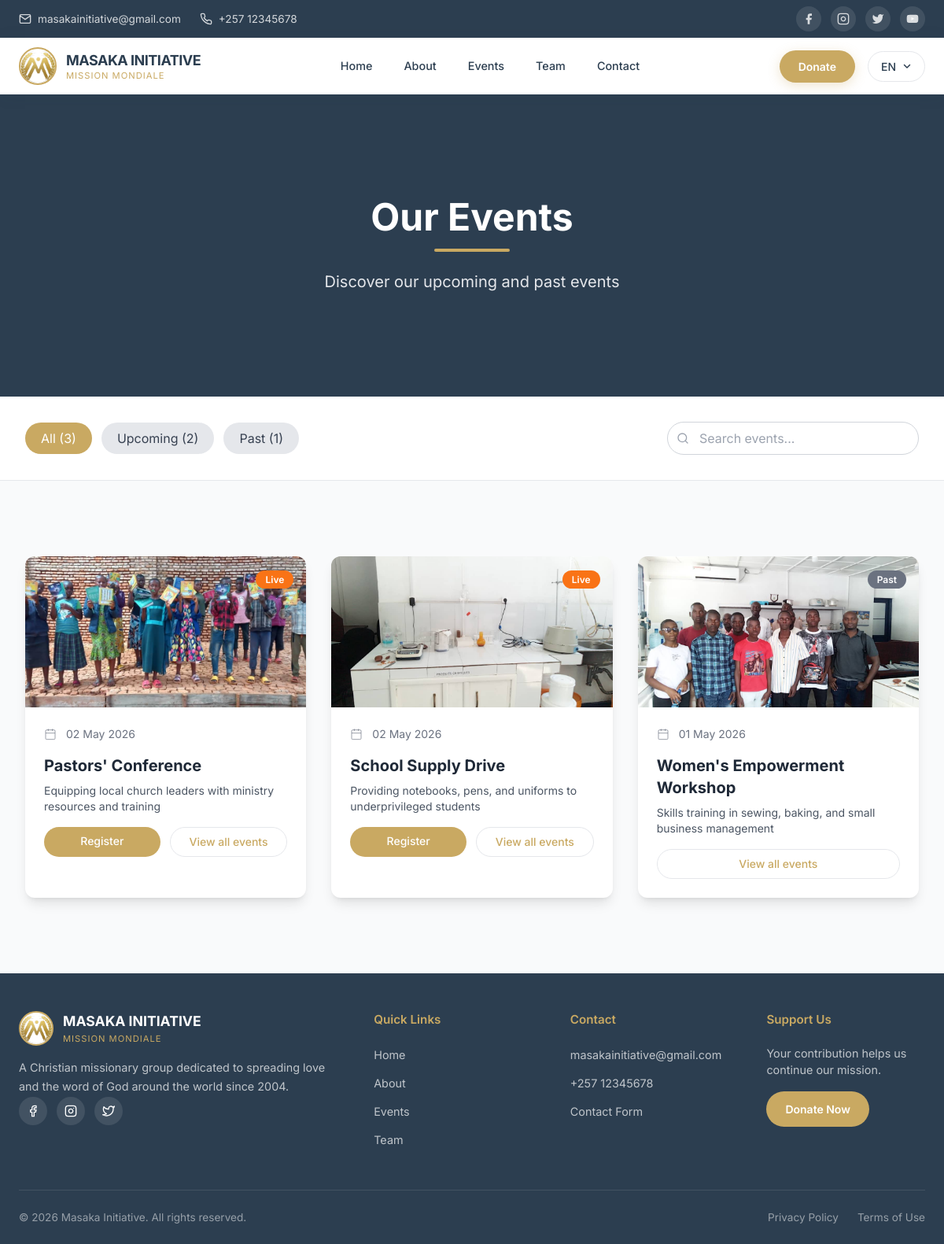
The page /Front-end/events.php?lang=1 on the database its author committed.
### tables this page shows
CREATE TABLE `settings` (
  `id` int(11) NOT NULL DEFAULT 1,
  `email` varchar(255) DEFAULT NULL,
  `phone` varchar(50) DEFAULT NULL,
  `address` text DEFAULT NULL,
  `facebook_link` varchar(255) DEFAULT NULL,
  `instagram_link` varchar(255) DEFAULT NULL,
  `youtube_link` varchar(255) DEFAULT NULL,
  `twitter_link` varchar(255) DEFAULT NULL,
  `logo_url` varchar(255) DEFAULT NULL,
  `created_at` timestamp NOT NULL DEFAULT current_timestamp(),
  `updated_at` timestamp NOT NULL DEFAULT current_timestamp() ON UPDATE current_timestamp()
);

CREATE TABLE `events` (
  `id` int(11) NOT NULL,
  `language_id` int(11) NOT NULL DEFAULT 1,
  `title` varchar(255) NOT NULL,
  `description` text DEFAULT NULL,
  `image_url` varchar(500) DEFAULT NULL,
  `event_date` date DEFAULT NULL,
  `event_time` time DEFAULT NULL,
  `location` varchar(255) DEFAULT NULL,
  `status` enum('upcoming','completed','cancelled') DEFAULT 'upcoming',
  `created_at` timestamp NOT NULL DEFAULT current_timestamp()
);

### Front-end/events.php (the view, shortened to what the rows shown need)
<?php
require_once __DIR__ . '/lang_init.php';
require_once __DIR__ . '/../API/config.php';
$settings_query = $conn->query("SELECT * FROM settings LIMIT 1");
$settings = $settings_query->fetch_assoc();
$conditions = ["e.language_id = $language_id", "e.status != 'cancelled'"];
$where_clause = implode(" AND ", $conditions);
$events_query = $conn->query("
    SELECT e.*,
           CASE
               WHEN e.event_date > CURDATE() THEN 'upcoming'
               WHEN e.event_date = CURDATE() THEN 'ongoing'
               ELSE 'completed'
           END as current_status
    FROM events e
    WHERE $where_clause
    ORDER BY
        CASE
            WHEN e.event_date >= CURDATE() THEN 0
            ELSE 1
        END,
        e.event_date ASC,
        e.event_time ASC
");
$t = [
    1 => ['Events', 'Our Events', 'Discover our upcoming and past events', 'All', 'Upcoming', 'Past', 'Upcoming Events', 'Past Events', 'Search events...', 'Register', 'Share', 'Contact Us', 'No events found', 'View all events'],
    2 => ['Matukio', 'Matukio Yetu', 'Gundua matukio yetu yajayo na yaliyopita', 'Yote', 'Yajayo', 'Yaliyopita', 'Matukio Yajayo', 'Matukio Yaliyopita', 'Tafuta matukio...', 'Jisajili', 'Sambaza', 'Wasiliana Nasi', 'Hakuna matukio', 'Tazama yote'],
    3 => ['Événements', 'Nos Événements', 'Découvrez nos événements à venir et passés', 'Tous', 'À Venir', 'Passés', 'Événements à Venir', 'Événements Passés', 'Rechercher...', 'Je m\'inscris', 'Partager', 'Nous contacter', 'Aucun événement', 'Voir tous']
];
$l = $t[$language_id] ?? $t[3];
?>
<section class="relative h-96 bg-dark-blue flex items-center justify-center text-white">
    <div class="text-center z-10">
        <h1 class="text-4xl lg:text-5xl font-bold mb-4"><?php echo $l[1]; ?></h1>
    </div>
</section>
<section class="py-16 md:py-24 bg-gray-50">
    <div class="max-w-7xl mx-auto px-4 sm:px-6 lg:px-8">
        <?php if ($events_query && $events_query->num_rows > 0): ?>
            <div class="grid grid-cols-1 md:grid-cols-2 lg:grid-cols-3 gap-8">
                <?php while ($event = $events_query->fetch_assoc()): ?>
                <div class="bg-white rounded-xl overflow-hidden shadow-lg hover:shadow-xl transition group">
                    <div class="h-48 relative overflow-hidden">
                        <?php if (!empty($event['image_url'])): ?>
                            <img src="../<?php echo $event['image_url']; ?>" alt="<?php echo htmlspecialchars($event['title']); ?>" class="w-full h-full object-cover group-hover:scale-105 transition duration-500">
                        <?php endif; ?>
                        <div class="absolute top-4 right-4">
                            <?php if ($event['event_date'] > date('Y-m-d')): ?>
                                <span class="bg-green-500 text-white px-3 py-1 rounded-full text-xs font-semibold"><?php echo $l[4]; ?></span>
                            <?php elseif ($event['event_date'] == date('Y-m-d')): ?>
                                <span class="bg-orange-500 text-white px-3 py-1 rounded-full text-xs font-semibold">Live</span>
                            <?php else: ?>
                                <span class="bg-gray-500 text-white px-3 py-1 rounded-full text-xs font-semibold"><?php echo $l[5]; ?></span>
                            <?php endif; ?>
                        </div>
                    </div>
                    <div class="p-6">
                        <div class="flex items-center gap-3 text-gray-500 text-sm mb-4">
                            <svg class="w-4 h-4" fill="none" stroke="currentColor" viewBox="0 0 24 24">
                                <rect x="3" y="4" width="18" height="18" rx="2" ry="2"></rect>
                                <line x1="16" y1="2" x2="16" y2="6"></line>
                                <line x1="8" y1="2" x2="8" y2="6"></line>
                                <line x1="3" y1="10" x2="21" y2="10"></line>
                            </svg>
                            <span><?php echo date('d M Y', strtotime($event['event_date'])); ?></span>
                        </div>
                        <h3 class="text-xl font-bold text-gray-800 mb-2"><?php echo htmlspecialchars($event['title']); ?></h3>
                        <p class="text-gray-600 text-sm mb-4 line-clamp-3"><?php echo nl2br(htmlspecialchars($event['description'] ?? '')); ?></p>
                        <div class="flex gap-3">
                            <?php if ($event['event_date'] >= date('Y-m-d')): ?>
                                <a href="contact.php?lang=<?php echo $lang_code; ?>" class="flex-1 bg-primary-gold text-white text-center py-2 rounded-full hover:opacity-90 transition text-sm font-medium">
                                    <?php echo $l[9]; ?>
                                </a>
                            <?php endif; ?>
                            <a href="events.php?lang=<?php echo $lang_code; ?>" class="flex-1 border border-primary-gold text-primary-gold text-center py-2 rounded-full hover:bg-primary-gold hover:text-white transition text-sm font-medium">
                                <?php echo $l[13]; ?>
                            </a>
                        </div>
                    </div>
                </div>
                <?php endwhile; ?>
            </div>
        <?php endif; ?>
    </div>
</section>
<?php
$content = ob_get_clean();
require_once 'layout.php';
?>

### Front-end/layout.php (shortened to what the rows shown need)
<!DOCTYPE html>
<html lang="<?php echo $lang_code; ?>">
<head>
    <script src="https://cdn.tailwindcss.com"></script>
</head>
<body>
    <div class="top-header">
        <div class="top-header-container">
            <div class="top-header-left">
                <?php if (!empty($settings['email'])): ?>
                    <a href="mailto:<?php echo htmlspecialchars($settings['email']); ?>">
                        <svg width="16" height="16" viewBox="0 0 24 24" fill="none" stroke="currentColor" stroke-width="2"><path d="M4 4h16c1.1 0 2 .9 2 2v12c0 1.1-.9 2-2 2H4c-1.1 0-2-.9-2-2V6c0-1.1.9-2 2-2z"></path><polyline points="22,6 12,13 2,6"></polyline></svg>
                        <span><?php echo htmlspecialchars($settings['email']); ?></span>
                    </a>
                <?php endif; ?>
                <?php if (!empty($settings['phone'])): ?>
                    <a href="tel:<?php echo htmlspecialchars($settings['phone']); ?>">
                        <span><?php echo htmlspecialchars($settings['phone']); ?></span>
                    </a>
                <?php endif; ?>
            </div>
        </div>
    </div>
    <nav class="navbar">
        <div class="navbar-container">
            <a href="<?php echo getLanguageUrl('index.php'); ?>" class="nav-logo">
                <img src="<?php echo !empty($settings['logo_url']) ? '../' . $settings['logo_url'] : '../uploads/settings/default_logo.png'; ?>" alt="Masaka Logo" onerror="this.src='../uploads/settings/default_logo.png'">
                <div>
                    <div class="nav-logo-text">MASAKA INITIATIVE</div>
                    <div class="nav-logo-subtitle">Mission Mondiale</div>
                </div>
            </a>
        </div>
    </nav>
    <main>
        <?php echo $content ?? ''; ?>
    </main>
    <footer class="footer">
        <div class="footer-container">
            <div class="footer-grid">
                <div class="footer-brand">
                    <div class="footer-logo">
                        <img src="<?php echo !empty($settings['logo_url']) ? '../' . $settings['logo_url'] : '../uploads/settings/default_logo.png'; ?>" alt="Masaka Logo" onerror="this.src='../uploads/settings/default_logo.png'">
                        <div>
                            <div class="footer-logo-text">MASAKA INITIATIVE</div>
                            <div class="footer-logo-subtitle">Mission Mondiale</div>
                        </div>
                    </div>
                </div>
                <div>
                    <ul class="footer-links">
                        <?php if (!empty($settings['email'])): ?>
                            <li><a href="mailto:<?php echo htmlspecialchars($settings['email']); ?>"><?php echo htmlspecialchars($settings['email']); ?></a></li>
                        <?php endif; ?>
                        <?php if (!empty($settings['phone'])): ?>
                            <li><a href="tel:<?php echo htmlspecialchars($settings['phone']); ?>"><?php echo htmlspecialchars($settings['phone']); ?></a></li>
                        <?php endif; ?>
                    </ul>
                </div>
            </div>
        </div>
    </footer>
</body>
</html>

### rows shown on the page
settings: email "masakainitiative@gmail.com", phone "+257 12345678", logo_url (picture)
events: image_url (picture), shows "Live", event_date "02 May 2026", title "Pastors' Conference", description "Equipping local church leaders with ministry resources and training"
events: image_url (picture), shows "Live", event_date "02 May 2026", title "School Supply Drive", description "Providing notebooks, pens, and uniforms to underprivileged students"
events: image_url (picture), event_date "01 May 2026", title "Women's Empowerment Workshop", description "Skills training in sewing, baking, and small business management"

### other values the page prints
$lang_code "EN"
$l[1] "Our Events"
$l[2] "Discover our upcoming and past events"
$l[3] "All"
$upcoming_count + $past_count "3"
$l[4] "Upcoming"
$upcoming_count "2"
$l[5] "Past"
$past_count "1"
